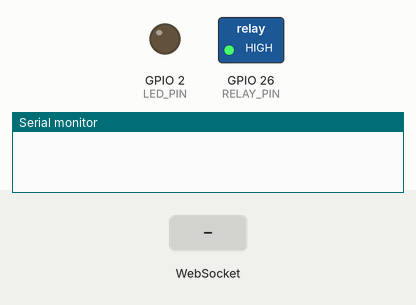
A sketch run on a simulated ESP32. On the bench: switched loads named in the sketch (green lamp = pin HIGH), output pins drawn as LEDs (lit = HIGH), the last lines printed to the serial monitor. The inputs (shaded band) are chosen by the test bench. WiFi joins after 1.5 s; servers stay silent unless stated.

Above: at 2.7 s.
2.8 s: WebSocket text "ON" received
At 4.0 s:
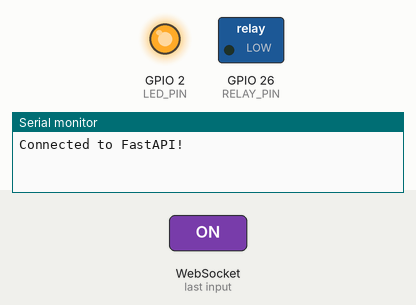
4.3 s: WebSocket text "OFF" received
At 5.2 s:
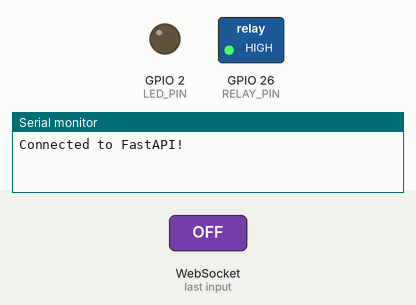
Timing chart, 0 to 7.3 s (numbered marks = the images above; inputs shaded):
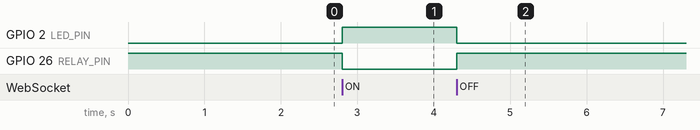

Measured:
- after the input at 2.8 s, GPIO 2 (LED_PIN): LOW → HIGH at once; GPIO 26 (RELAY_PIN): HIGH → LOW at once
- after the input at 4.3 s, GPIO 2 (LED_PIN): HIGH → LOW at once; GPIO 26 (RELAY_PIN): LOW → HIGH at once

The sketch:

esp32_code.ino
```cpp
#include <WiFi.h>
#include <WebSocketsClient.h> // Library must be installed first!

const char* ssid = "OROSWIFI_2.4G";
const char* password = "Oros2025";
const char* ws_server = "192.168.101.6";
const int ws_port = 8000;

const int RELAY_PIN = 26;
const int LED_PIN = 2; // Internal Green LED

WebSocketsClient webSocket;

void webSocketEvent(WStype_t type, uint8_t * payload, size_t length) {
  switch(type) {
    case WStype_CONNECTED:
      Serial.println("Connected to FastAPI!");
      digitalWrite(LED_PIN, HIGH); // Green Light ON when connected
      break;
    case WStype_DISCONNECTED:
      Serial.println("Disconnected!");
      digitalWrite(LED_PIN, LOW);
      break;
    case WStype_TEXT:
      String msg = String((char*)payload);
      if(msg == "ON") {
        digitalWrite(RELAY_PIN, LOW);  // Click!
        digitalWrite(LED_PIN, HIGH);
      } else if(msg == "OFF") {
        digitalWrite(RELAY_PIN, HIGH); // Click!
        digitalWrite(LED_PIN, LOW);
      }
      break;
  }
}

void setup() {
  Serial.begin(115200);
  pinMode(RELAY_PIN, OUTPUT);
  pinMode(LED_PIN, OUTPUT);
  digitalWrite(RELAY_PIN, HIGH); // Start OFF

  WiFi.begin(ssid, password);
  while (WiFi.status() != WL_CONNECTED) { delay(500); }

  // Connect to the /ws/esp32 endpoint we made in FastAPI
  webSocket.begin(ws_server, ws_port, "/ws/esp32");
  webSocket.onEvent(webSocketEvent);
  webSocket.setReconnectInterval(5000);
}

void loop() {
  webSocket.loop();
}
```
